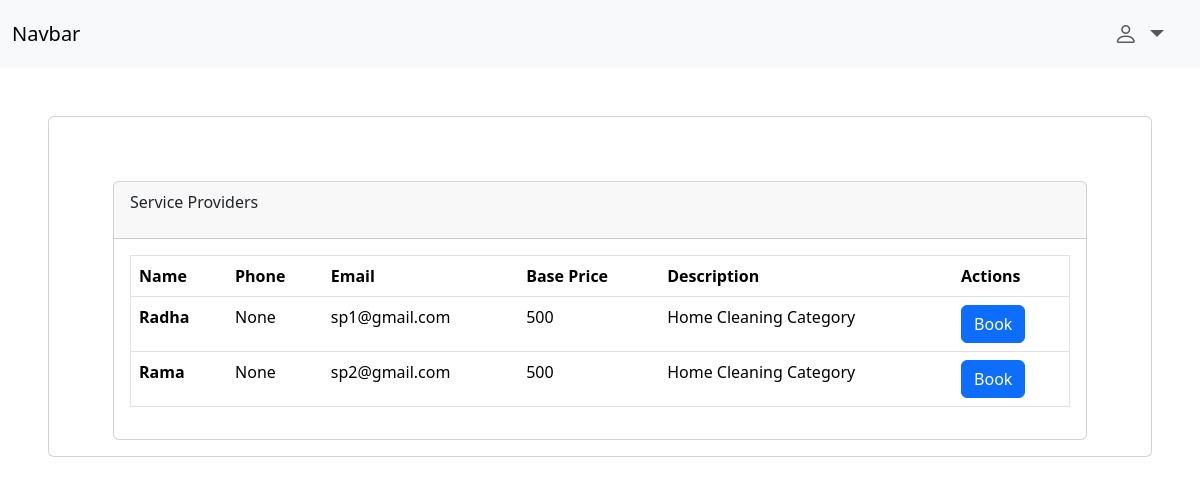
Page /service/Home Cleaning on the committed database.
### backend/models.py (models this page shows, shortened)
class ServiceProvider(db.Model,UserMixin):
    __tablename__='serviceprovider'
    id=db.Column(db.Integer, primary_key=True, autoincrement= True)
    name=db.Column(db.String,unique=True)
    address=db.Column(db.String)
    email=db.Column(db.String,unique=True)
    password=db.Column(db.String)
    exp=db.Column(db.Integer)
    phone=db.Column(db.String)
    city=db.Column(db.String)
    status=db.Column(db.String)
    servicename=db.Column(db.String,db.ForeignKey("services.name"))
    receive_request=db.relationship("Request",backref="servprovider",cascade="all, delete-orphan")
    avail_slots=db.relationship("ProvidersAvailability",backref="servprovider",cascade="all, delete-orphan")

class Services(db.Model):
    __tablename__="services"
    id=db.Column(db.Integer, primary_key=True, autoincrement= True)
    name=db.Column(db.String,unique=True)
    baseprice=db.Column(db.Integer)
    description=db.Column(db.String)
    Sproviders=db.relationship("ServiceProvider",backref="service", cascade="all, delete-orphan")

### backend/routes.py (the view)
@app.route("/service/<servicename>")
def service(servicename):
    if request.method=="GET":
        sps=db.session.query(ServiceProvider).filter_by(servicename=servicename).all()
    return render_template("customer/service.html",sps=sps)

### templates/customer/service.html (shortened to what this page needs)
<!DOCTYPE html>
<html lang="en">
<head>
    <link href="https://cdn.jsdelivr.net/npm/bootstrap@5.3.8/dist/css/bootstrap.min.css" rel="stylesheet"
>
    <link rel="stylesheet" href="https://cdn.jsdelivr.net/npm/bootstrap-icons@1.13.1/font/bootstrap-icons.min.css">
</head>
<body>
    <nav class="navbar navbar-expand-lg bg-body-tertiary">
        <div class="container-fluid">
            <a class="navbar-brand" href="#">Navbar</a>
            <div class="collapse navbar-collapse " id="navbarSupportedContent">
                <ul class="navbar-nav ms-auto me-3 fs-4 mb-2 mb-lg-0 ">
                    <li class="nav-item dropdown">
                        <a class="nav-link dropdown-toggle" href="#" role="button" data-bs-toggle="dropdown"
                            aria-expanded="false">
                            <i class="bi bi-person"></i>
                        </a>
                    </li>
                </ul>
            </div>
        </div>
    </nav>
    <div class="card ms-5 mt-5 me-5">
        <div class="card-body">
            <div class="card mt-5 ms-5 me-5">
                <div class="card-header d-flex ">
                    <p><strong>{{servicename}}</strong> Service Providers</p>
                </div>
                <div class="card-body">
                    <table class="table border">
                        <thead>
                            <tr>
                                <th scope="col">Name</th>
                                <th scope="col">Phone</th>
                                <th scope="col">Email</th>
                                <th scope="col">Base Price</th>
                                <th scope="col">Description</th>
                                <th scope="col">Actions</th>
                            </tr>
                        </thead>
                        <tbody>
                            {% for sp in sps %}
                            <tr>
                                <th scope="row">{{sp.name}}</th>
                                <td>{{sp.phone}}</td>
                                <td>{{sp.email}}</td>
                                <td>{{sp.service.baseprice}}</td>
                                <td>{{sp.service.description}}</td>
                                <td>
                                    <a href="/slotbooking?id={{sp.id}}" class="btn btn-primary">Book</a>
                                </tr>
                            {% endfor %}
                        </tbody>
                    </table>
                </div>
            </div>
        </div>
    </div>
</body>
</html>

### rows in the picture
ServiceProvider: name "Radha", phone "None", email "sp1@gmail.com", service.baseprice "500", service.description "Home Cleaning Category"
ServiceProvider: name "Rama", phone "None", email "sp2@gmail.com", service.baseprice "500", service.description "Home Cleaning Category"
